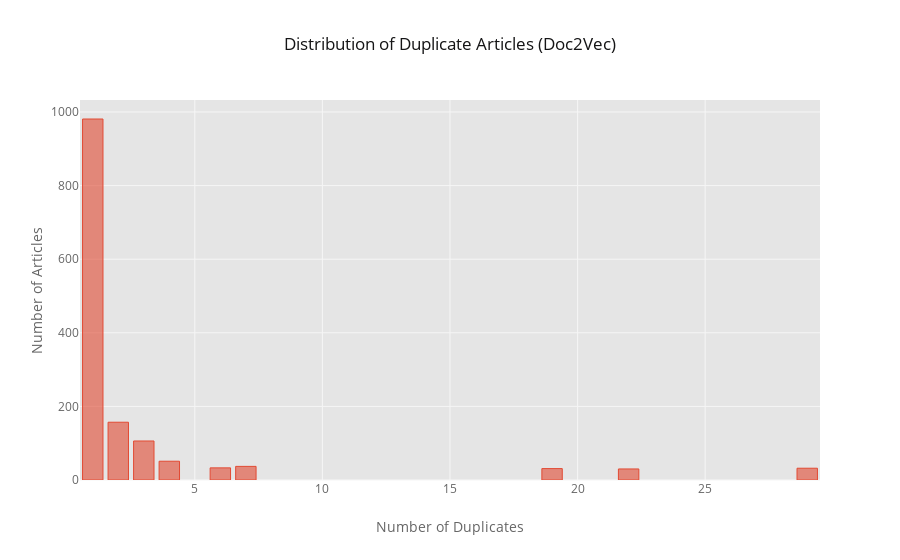

Notebook source saved alongside this figure:
### Code cell
duplicate_stats.iplot(kind='bar', xTitle="Number of Duplicates", yTitle="Number of Articles",title="Distribution of Duplicate Articles (Doc2Vec)")

### Figure 1 — Plotly figure (JSON) as saved in the notebook; plotly's stock layout.template omitted (floating-point values rounded to 4 significant figures)
{"data": [{"marker": {"color": "rgba(226, 74, 51, 0.6)", "line": {"color": "rgba(226, 74, 51, 1.0)", "width": 1}}, "name": "d2v_dup_count", "orientation": "v", "text": "", "type": "bar", "uid": "93b5317c-8945-4285-8221-c7b37daefafe", "x": [1, 2, 3, 4, 7, 6, 29, 19, 22], "y": [981, 157, 106, 51, 37, 33, 32, 31, 30]}], "layout": {"autosize": true, "legend": {"bgcolor": "#FFFFFF", "font": {"color": "#666666"}}, "paper_bgcolor": "#FFFFFF", "plot_bgcolor": "#E5E5E5", "title": {"font": {"color": "#151516"}, "text": "Distribution of Duplicate Articles (Doc2Vec)"}, "xaxis": {"autorange": true, "gridcolor": "#F6F6F6", "range": [0.5, 29.5], "showgrid": true, "tickfont": {"color": "#666666"}, "title": {"font": {"color": "#666666"}, "text": "Number of Duplicates"}, "type": "linear", "zerolinecolor": "#F6F6F6"}, "yaxis": {"autorange": true, "gridcolor": "#F6F6F6", "range": [0, 1033.0], "showgrid": true, "tickfont": {"color": "#666666"}, "title": {"font": {"color": "#666666"}, "text": "Number of Articles"}, "type": "linear", "zerolinecolor": "#F6F6F6"}}}
